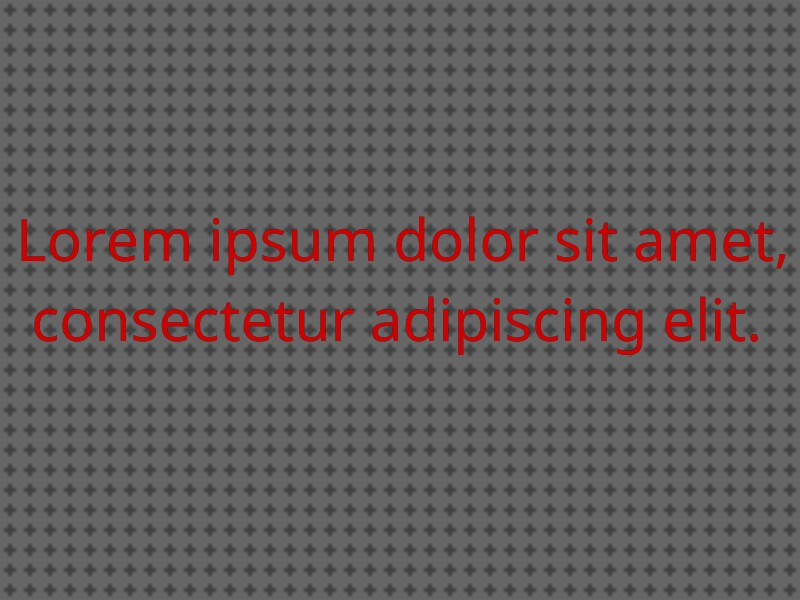
#> input picture testimages/pattern_text.jpg, 800 x 600 px
$ python main.py
#> lines starting #> are read from the running program, lines starting #| are printed output that depends on the picture
import numpy
from numpy import array
from PIL import Image

'''
This file contains examples on how periodical signal of known period can be removed from 1d and 2d signals
Comment out functions on lines 170 onwards to disable/enable a test function
'''


# 1d signal separation example from section 4.3 in the thesis
# [50 lines left out: functions test_fft_removal_on_chapter_4_3_array, test_fft_removal_on_pattern, test_fft_removal_on_pattern_text, not called in this run]
    # displaying the result


# 2d signal error removal on a test image, used in thesis section 4.4
def test_fft_removal_on_pattern_img():
    # testing error removal on grey image containing only the error pattern

    img = Image.open("testimages/pattern_text.jpg")
#> img is the input picture: PIL image 800x600 RGB; mean R, G, B 98, 91.4, 91.4
    # image is 800*600px with an error pattern of 20*20px. 40 vertical repeats x 30 horizontal repeats

    img_array = array(img)
    # transforming image into a numpy array

    perform_fft_multiples_removal_on_rgb_img_2way(img_array, 40, 30)
#> the loop in perform_fft_multiples_removal_on_rgb_img, `for d in range(img_depth):` made 3 passes
#> pass 1, in perform_fft_multiples_removal_on_rgb_img, `image_layer = img_array[:, :, d]`:
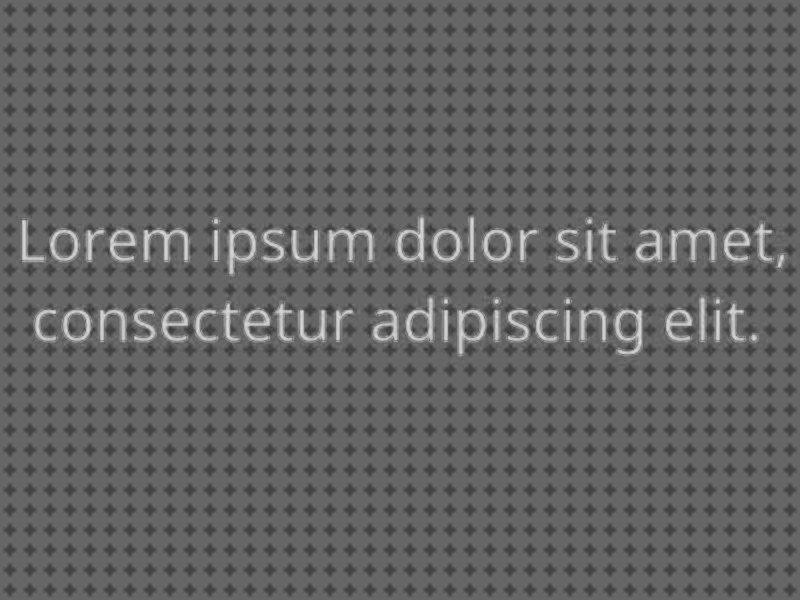
#> image_layer: shape (600, 800); min 53, max 224, mean 98
#> pass 2, in perform_fft_multiples_removal_on_rgb_img, `image_layer = img_array[:, :, d]`:
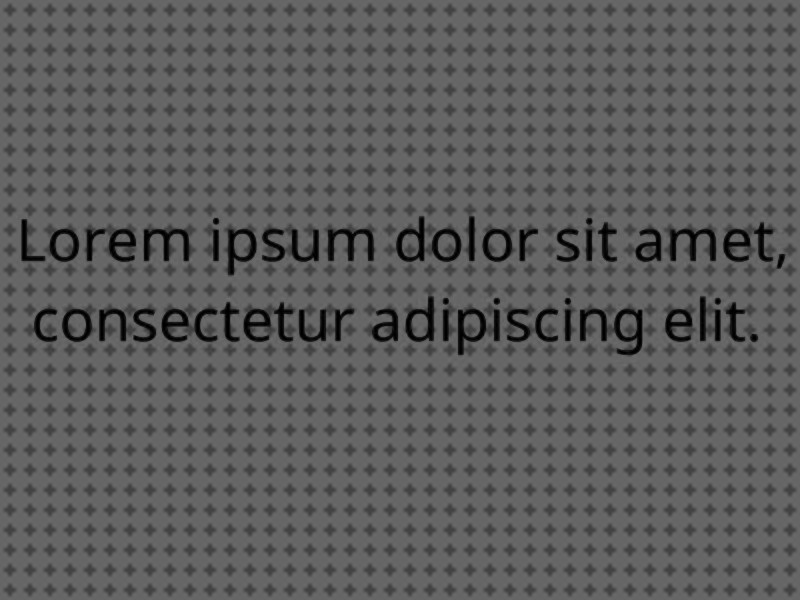
#> image_layer: shape (600, 800); min 0, max 114, mean 91.4
#> in perform_fft_multiples_removal_on_rgb_img_2way, `img_array = numpy.rot90(img_array)`:
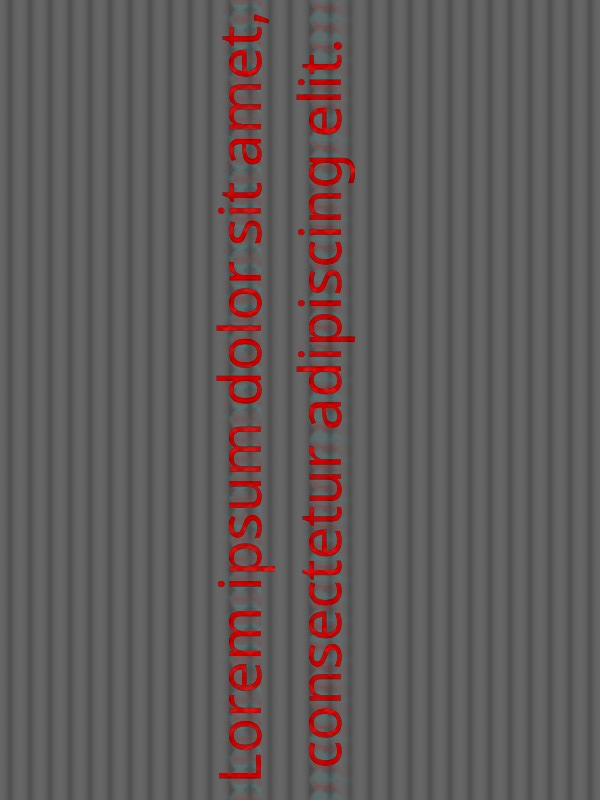
#> img_array: shape (800, 600, 3); mean R, G, B 97.6, 91, 91
#> the loop in perform_fft_multiples_removal_on_rgb_img (call 2), `for d in range(img_depth):` made 3 passes
#> pass 1, in perform_fft_multiples_removal_on_rgb_img (call 2), `image_layer = img_array[:, :, d]`:
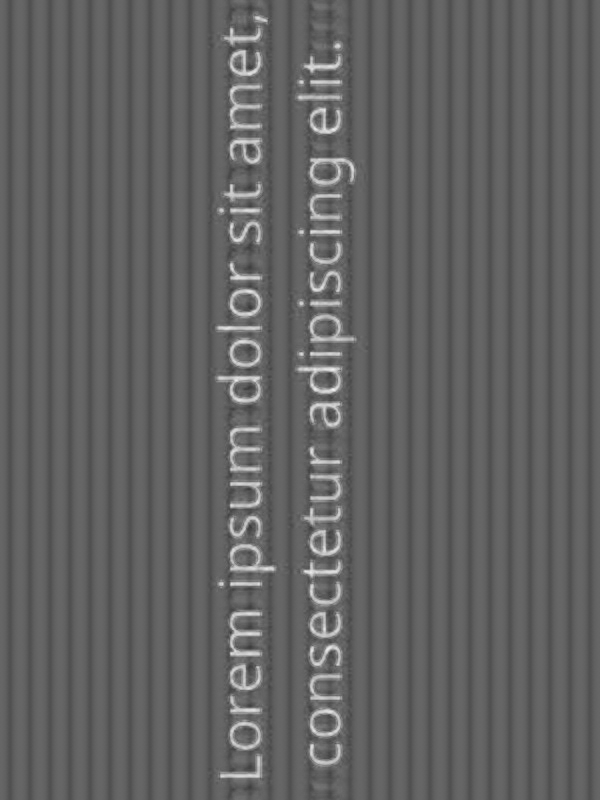
#> image_layer: shape (800, 600); min 57, max 243, mean 97.6
#> pass 2, in perform_fft_multiples_removal_on_rgb_img (call 2), `image_layer = img_array[:, :, d]`:
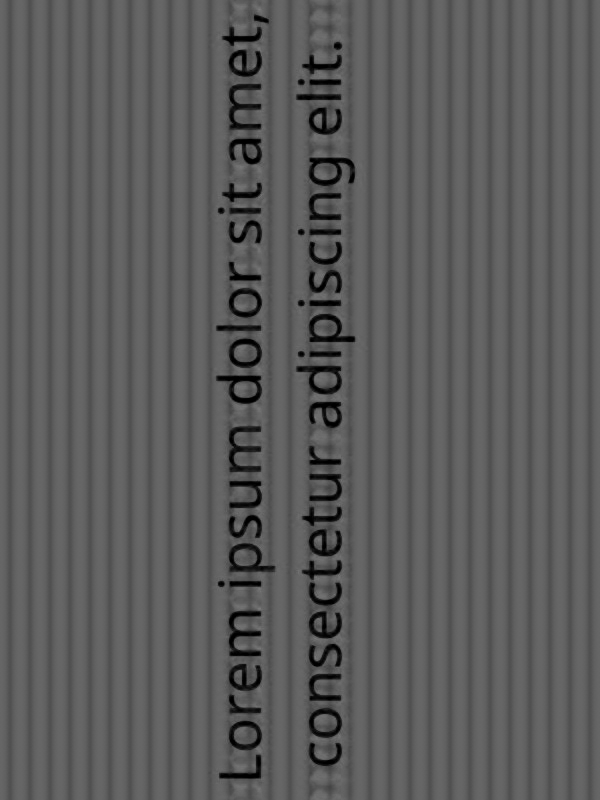
#> image_layer: shape (800, 600); min 0, max 123, mean 91
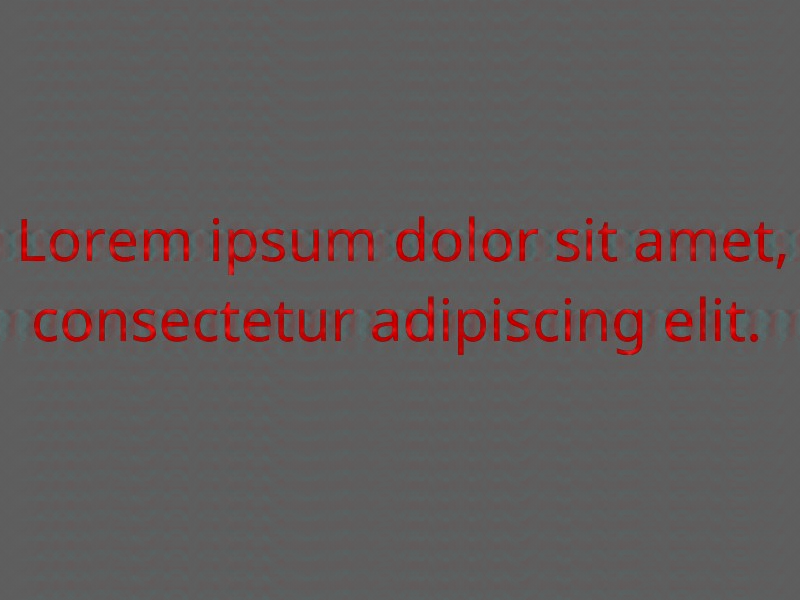
#> img_array: shape (600, 800, 3); mean R, G, B 97.1, 90.5, 90.5
    # performing horizontal and vertical fft term removal for a signal of 40 and 30 repeats

    array_to_img(img_array)
    # displaying the result


# removing every n:th term multiples from a signal
def fft_remove_every_nth_term(signal, n):
    signal_fft = numpy.fft.fft(signal)
    # calculating fft terms with numpy

    for x in range(len(signal_fft)):
        if x % n == 0 and x != 0:
            # if term is a non zero multiple of n
            signal_fft[x] = 0

    signal_restored = numpy.fft.ifft(signal_fft)
    # reversing fft with numpy inverse fft

    return signal_restored


def perform_fft_multiples_removal_on_rgb_img_2way(img_array, vertical, horizontal):
    perform_fft_multiples_removal_on_rgb_img(img_array, vertical)
    # removing vertical signal with period of -vertical-

    img_array = numpy.rot90(img_array)
    # rotating image, this means that the same function can be used again

    perform_fft_multiples_removal_on_rgb_img(img_array, horizontal)
    # removing horizontal signal with period of -horizontal-


def perform_fft_multiples_removal_on_rgb_img(img_array, multiples):
    # reading image depth dimension
    img_depth = img_array.shape[2]

    # for each layer in the image
    for d in range(img_depth):
        print("Removing signals on layer: " + str(d))
        image_layer = img_array[:, :, d]

        img_array[:, :, d] = perform_fft_multiples_removal_on_single_layer(image_layer, multiples)
        # returning layer to matrix


# this function performs fft ter mmultiple removal on a 2d matrix
def perform_fft_multiples_removal_on_single_layer(layer, multiples):
    for y in range(len(layer)):
        line = layer[y]
        filtered = perform_fft_multiples_removal_on_single_line(line, multiples)
        layer[y] = cast_complex_array_to_integers_8bit(filtered)

    return layer


# this function performs fft term multiple removal on a 1d array
def perform_fft_multiples_removal_on_single_line(line, multiples):
    filtered_signal = fft_remove_every_nth_term(line, multiples)
    return filtered_signal


# this function projects a discrete complex signal to integer domain
# [8 lines left out: function cast_complex_array_to_integers, not called in this run]


# this function projects a complex discrete signal to [0,255] as this interval is used for 8 bit per channel color
# image
def cast_complex_array_to_integers_8bit(signal):
    output = []
    for x in range(len(signal)):
        value = int(signal[x].real)
        if value > 255:
            value = 255
        if value < 0:
            value = 0
        output.append(value)

    return output


# Turns given array into an image and displays it
def array_to_img(img_array):
    image = Image.fromarray(img_array)
    image.show()


# test_fft_removal_on_chapter_4_3_array()
# test_fft_removal_on_pattern()
# test_fft_removal_on_pattern_text()
test_fft_removal_on_pattern_img()
